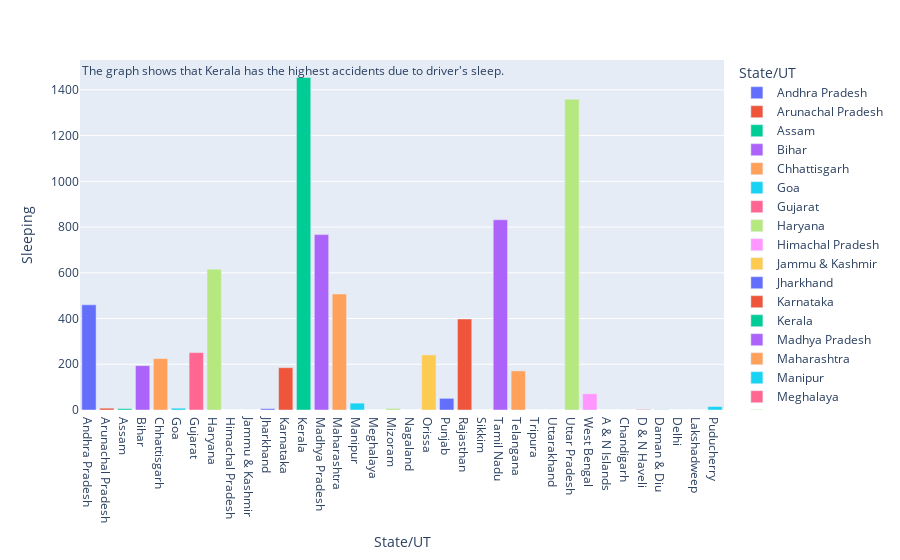

Notebook cell for this chart:
### Code cell
# state wise sleeping in violin plot
fig = px.bar(driver_response, y="Sleeping", x="State/UT", color="State/UT",hover_data=driver_response.columns)
conclusion = "The graph shows that Kerala has the highest accidents due to driver's sleep."
fig.add_annotation(text=conclusion, xref='paper', yref='paper', x=0, y=1, showarrow=False, font=dict(size=12))
fig.show()

### Figure 1 — Plotly figure (JSON) as saved in the notebook; plotly's stock layout.template omitted (floating-point values rounded to 4 significant figures)
{"data": [{"alignmentgroup": "True", "customdata": [["south", 2, 1531, 722, 653, 30033, 1335, 69, 4806]], "hovertemplate": "State/UT=%{x}<br>Sleeping=%{y}<br>GEO_Region=%{customdata[0]}<br>R_ID=%{customdata[1]}<br>Overtake=%{customdata[2]}<br>AiIntake=%{customdata[3]}<br>LaneJump=%{customdata[4]}<br>Speeding=%{customdata[5]}<br>WrongSide=%{customdata[6]}<br>SignalAvoid=%{customdata[7]}<br>Others=%{customdata[8]}<extra></extra>", "legendgroup": "Andhra Pradesh", "marker": {"color": "#636efa", "pattern": {"shape": ""}}, "name": "Andhra Pradesh", "offsetgroup": "Andhra Pradesh", "orientation": "v", "showlegend": true, "textposition": "auto", "type": "bar", "x": ["Andhra Pradesh"], "xaxis": "x", "y": [460], "yaxis": "y"}, {"alignmentgroup": "True", "customdata": [["northeast", 5, 8, 26, 11, 61, 7, 0, 40]], "hovertemplate": "State/UT=%{x}<br>Sleeping=%{y}<br>GEO_Region=%{customdata[0]}<br>R_ID=%{customdata[1]}<br>Overtake=%{customdata[2]}<br>AiIntake=%{customdata[3]}<br>LaneJump=%{customdata[4]}<br>Speeding=%{customdata[5]}<br>WrongSide=%{customdata[6]}<br>SignalAvoid=%{customdata[7]}<br>Others=%{customdata[8]}<extra></extra>", "legendgroup": "Arunachal Pradesh", "marker": {"color": "#EF553B", "pattern": {"shape": ""}}, "name": "Arunachal Pradesh", "offsetgroup": "Arunachal Pradesh", "orientation": "v", "showlegend": true, "textposition": "auto", "type": "bar", "x": ["Arunachal Pradesh"], "xaxis": "x", "y": [8], "yaxis": "y"}, {"alignmentgroup": "True", "customdata": [["northeast", 5, 500, 965, 260, 8116, 490, 71, 1501]], "hovertemplate": "State/UT=%{x}<br>Sleeping=%{y}<br>GEO_Region=%{customdata[0]}<br>R_ID=%{customdata[1]}<br>Overtake=%{customdata[2]}<br>AiIntake=%{customdata[3]}<br>LaneJump=%{customdata[4]}<br>Speeding=%{customdata[5]}<br>WrongSide=%{customdata[6]}<br>SignalAvoid=%{customdata[7]}<br>Others=%{customdata[8]}<extra></extra>", "legendgroup": "Assam", "marker": {"color": "#00cc96", "pattern": {"shape": ""}}, "name": "Assam", "offsetgroup": "Assam", "orientation": "v", "showlegend": true, "textposition": "auto", "type": "bar", "x": ["Assam"], "xaxis": "x", "y": [6], "yaxis": "y"}, {"alignmentgroup": "True", "customdata": [["north", 1, 851, 2273, 392, 3819, 766, 15, 1051]], "hovertemplate": "State/UT=%{x}<br>Sleeping=%{y}<br>GEO_Region=%{customdata[0]}<br>R_ID=%{customdata[1]}<br>Overtake=%{customdata[2]}<br>AiIntake=%{customdata[3]}<br>LaneJump=%{customdata[4]}<br>Speeding=%{customdata[5]}<br>WrongSide=%{customdata[6]}<br>SignalAvoid=%{customdata[7]}<br>Others=%{customdata[8]}<extra></extra>", "legendgroup": "Bihar", "marker": {"color": "#ab63fa", "pattern": {"shape": ""}}, "name": "Bihar", "offsetgroup": "Bihar", "orientation": "v", "showlegend": true, "textposition": "auto", "type": "bar", "x": ["Bihar"], "xaxis": "x", "y": [194], "yaxis": "y"}, {"alignmentgroup": "True", "customdata": [["centre", 9, 655, 480, 488, 13380, 676, 72, 1473]], "hovertemplate": "State/UT=%{x}<br>Sleeping=%{y}<br>GEO_Region=%{customdata[0]}<br>R_ID=%{customdata[1]}<br>Overtake=%{customdata[2]}<br>AiIntake=%{customdata[3]}<br>LaneJump=%{customdata[4]}<br>Speeding=%{customdata[5]}<br>WrongSide=%{customdata[6]}<br>SignalAvoid=%{customdata[7]}<br>Others=%{customdata[8]}<extra></extra>", "legendgroup": "Chhattisgarh", "marker": {"color": "#FFA15A", "pattern": {"shape": ""}}, "name": "Chhattisgarh", "offsetgroup": "Chhattisgarh", "orientation": "v", "showlegend": true, "textposition": "auto", "type": "bar", "x": ["Chhattisgarh"], "xaxis": "x", "y": [225], "yaxis": "y"}, {"alignmentgroup": "True", "customdata": [["west", 4, 113, 12, 8, 7031, 80, 0, 406]], "hovertemplate": "State/UT=%{x}<br>Sleeping=%{y}<br>GEO_Region=%{customdata[0]}<br>R_ID=%{customdata[1]}<br>Overtake=%{customdata[2]}<br>AiIntake=%{customdata[3]}<br>LaneJump=%{customdata[4]}<br>Speeding=%{customdata[5]}<br>WrongSide=%{customdata[6]}<br>SignalAvoid=%{customdata[7]}<br>Others=%{customdata[8]}<extra></extra>", "legendgroup": "Goa", "marker": {"color": "#19d3f3", "pattern": {"shape": ""}}, "name": "Goa", "offsetgroup": "Goa", "orientation": "v", "showlegend": true, "textposition": "auto", "type": "bar", "x": ["Goa"], "xaxis": "x", "y": [8], "yaxis": "y"}, {"alignmentgroup": "True", "customdata": [["west", 4, 1657, 106, 1032, 27066, 1127, 312, 1187]], "hovertemplate": "State/UT=%{x}<br>Sleeping=%{y}<br>GEO_Region=%{customdata[0]}<br>R_ID=%{customdata[1]}<br>Overtake=%{customdata[2]}<br>AiIntake=%{customdata[3]}<br>LaneJump=%{customdata[4]}<br>Speeding=%{customdata[5]}<br>WrongSide=%{customdata[6]}<br>SignalAvoid=%{customdata[7]}<br>Others=%{customdata[8]}<extra></extra>", "legendgroup": "Gujarat", "marker": {"color": "#FF6692", "pattern": {"shape": ""}}, "name": "Gujarat", "offsetgroup": "Gujarat", "orientation": "v", "showlegend": true, "textposition": "auto", "type": "bar", "x": ["Gujarat"], "xaxis": "x", "y": [251], "yaxis": "y"}, {"alignmentgroup": "True", "customdata": [["north", 1, 1340, 1624, 869, 6529, 1306, 685, 1502]], "hovertemplate": "State/UT=%{x}<br>Sleeping=%{y}<br>GEO_Region=%{customdata[0]}<br>R_ID=%{customdata[1]}<br>Overtake=%{customdata[2]}<br>AiIntake=%{customdata[3]}<br>LaneJump=%{customdata[4]}<br>Speeding=%{customdata[5]}<br>WrongSide=%{customdata[6]}<br>SignalAvoid=%{customdata[7]}<br>Others=%{customdata[8]}<extra></extra>", "legendgroup": "Haryana", "marker": {"color": "#B6E880", "pattern": {"shape": ""}}, "name": "Haryana", "offsetgroup": "Haryana", "orientation": "v", "showlegend": true, "textposition": "auto", "type": "bar", "x": ["Haryana"], "xaxis": "x", "y": [616], "yaxis": "y"}, {"alignmentgroup": "True", "customdata": [["north", 1, 216, 146, 88, 3279, 64, 0, 1392]], "hovertemplate": "State/UT=%{x}<br>Sleeping=%{y}<br>GEO_Region=%{customdata[0]}<br>R_ID=%{customdata[1]}<br>Overtake=%{customdata[2]}<br>AiIntake=%{customdata[3]}<br>LaneJump=%{customdata[4]}<br>Speeding=%{customdata[5]}<br>WrongSide=%{customdata[6]}<br>SignalAvoid=%{customdata[7]}<br>Others=%{customdata[8]}<extra></extra>", "legendgroup": "Himachal Pradesh", "marker": {"color": "#FF97FF", "pattern": {"shape": ""}}, "name": "Himachal Pradesh", "offsetgroup": "Himachal Pradesh", "orientation": "v", "showlegend": true, "textposition": "auto", "type": "bar", "x": ["Himachal Pradesh"], "xaxis": "x", "y": [0], "yaxis": "y"}, {"alignmentgroup": "True", "customdata": [["north", 1, 85, 435, 31, 5287, 72, 0, 948]], "hovertemplate": "State/UT=%{x}<br>Sleeping=%{y}<br>GEO_Region=%{customdata[0]}<br>R_ID=%{customdata[1]}<br>Overtake=%{customdata[2]}<br>AiIntake=%{customdata[3]}<br>LaneJump=%{customdata[4]}<br>Speeding=%{customdata[5]}<br>WrongSide=%{customdata[6]}<br>SignalAvoid=%{customdata[7]}<br>Others=%{customdata[8]}<extra></extra>", "legendgroup": "Jammu & Kashmir", "marker": {"color": "#FECB52", "pattern": {"shape": ""}}, "name": "Jammu & Kashmir", "offsetgroup": "Jammu & Kashmir", "orientation": "v", "showlegend": true, "textposition": "auto", "type": "bar", "x": ["Jammu & Kashmir"], "xaxis": "x", "y": [0], "yaxis": "y"}, {"alignmentgroup": "True", "customdata": [["centre", 9, 223, 1154, 259, 2279, 390, 38, 25]], "hovertemplate": "State/UT=%{x}<br>Sleeping=%{y}<br>GEO_Region=%{customdata[0]}<br>R_ID=%{customdata[1]}<br>Overtake=%{customdata[2]}<br>AiIntake=%{customdata[3]}<br>LaneJump=%{customdata[4]}<br>Speeding=%{customdata[5]}<br>WrongSide=%{customdata[6]}<br>SignalAvoid=%{customdata[7]}<br>Others=%{customdata[8]}<extra></extra>", "legendgroup": "Jharkhand", "marker": {"color": "#636efa", "pattern": {"shape": ""}}, "name": "Jharkhand", "offsetgroup": "Jharkhand", "orientation": "v", "showlegend": true, "textposition": "auto", "type": "bar", "x": ["Jharkhand"], "xaxis": "x", "y": [6], "yaxis": "y"}, {"alignmentgroup": "True", "customdata": [["south", 2, 1963, 2603, 747, 54876, 1777, 327, 9655]], "hovertemplate": "State/UT=%{x}<br>Sleeping=%{y}<br>GEO_Region=%{customdata[0]}<br>R_ID=%{customdata[1]}<br>Overtake=%{customdata[2]}<br>AiIntake=%{customdata[3]}<br>LaneJump=%{customdata[4]}<br>Speeding=%{customdata[5]}<br>WrongSide=%{customdata[6]}<br>SignalAvoid=%{customdata[7]}<br>Others=%{customdata[8]}<extra></extra>", "legendgroup": "Karnataka", "marker": {"color": "#EF553B", "pattern": {"shape": ""}}, "name": "Karnataka", "offsetgroup": "Karnataka", "orientation": "v", "showlegend": true, "textposition": "auto", "type": "bar", "x": ["Karnataka"], "xaxis": "x", "y": [185], "yaxis": "y"}, {"alignmentgroup": "True", "customdata": [["south", 2, 3392, 168, 1299, 54673, 2392, 498, 136]], "hovertemplate": "State/UT=%{x}<br>Sleeping=%{y}<br>GEO_Region=%{customdata[0]}<br>R_ID=%{customdata[1]}<br>Overtake=%{customdata[2]}<br>AiIntake=%{customdata[3]}<br>LaneJump=%{customdata[4]}<br>Speeding=%{customdata[5]}<br>WrongSide=%{customdata[6]}<br>SignalAvoid=%{customdata[7]}<br>Others=%{customdata[8]}<extra></extra>", "legendgroup": "Kerala", "marker": {"color": "#00cc96", "pattern": {"shape": ""}}, "name": "Kerala", "offsetgroup": "Kerala", "orientation": "v", "showlegend": true, "textposition": "auto", "type": "bar", "x": ["Kerala"], "xaxis": "x", "y": [1454], "yaxis": "y"}, {"alignmentgroup": "True", "customdata": [["centre", 9, 5256, 6623, 2183, 48984, 2232, 500, 8719]], "hovertemplate": "State/UT=%{x}<br>Sleeping=%{y}<br>GEO_Region=%{customdata[0]}<br>R_ID=%{customdata[1]}<br>Overtake=%{customdata[2]}<br>AiIntake=%{customdata[3]}<br>LaneJump=%{customdata[4]}<br>Speeding=%{customdata[5]}<br>WrongSide=%{customdata[6]}<br>SignalAvoid=%{customdata[7]}<br>Others=%{customdata[8]}<extra></extra>", "legendgroup": "Madhya Pradesh", "marker": {"color": "#ab63fa", "pattern": {"shape": ""}}, "name": "Madhya Pradesh", "offsetgroup": "Madhya Pradesh", "orientation": "v", "showlegend": true, "textposition": "auto", "type": "bar", "x": ["Madhya Pradesh"], "xaxis": "x", "y": [767], "yaxis": "y"}, {"alignmentgroup": "True", "customdata": [["west", 4, 3570, 1477, 1662, 53433, 2718, 106, 9420]], "hovertemplate": "State/UT=%{x}<br>Sleeping=%{y}<br>GEO_Region=%{customdata[0]}<br>R_ID=%{customdata[1]}<br>Overtake=%{customdata[2]}<br>AiIntake=%{customdata[3]}<br>LaneJump=%{customdata[4]}<br>Speeding=%{customdata[5]}<br>WrongSide=%{customdata[6]}<br>SignalAvoid=%{customdata[7]}<br>Others=%{customdata[8]}<extra></extra>", "legendgroup": "Maharashtra", "marker": {"color": "#FFA15A", "pattern": {"shape": ""}}, "name": "Maharashtra", "offsetgroup": "Maharashtra", "orientation": "v", "showlegend": true, "textposition": "auto", "type": "bar", "x": ["Maharashtra"], "xaxis": "x", "y": [507], "yaxis": "y"}, {"alignmentgroup": "True", "customdata": [["northeast", 5, 46, 71, 0, 57, 39, 0, 66]], "hovertemplate": "State/UT=%{x}<br>Sleeping=%{y}<br>GEO_Region=%{customdata[0]}<br>R_ID=%{customdata[1]}<br>Overtake=%{customdata[2]}<br>AiIntake=%{customdata[3]}<br>LaneJump=%{customdata[4]}<br>Speeding=%{customdata[5]}<br>WrongSide=%{customdata[6]}<br>SignalAvoid=%{customdata[7]}<br>Others=%{customdata[8]}<extra></extra>", "legendgroup": "Manipur", "marker": {"color": "#19d3f3", "pattern": {"shape": ""}}, "name": "Manipur", "offsetgroup": "Manipur", "orientation": "v", "showlegend": true, "textposition": "auto", "type": "bar", "x": ["Manipur"], "xaxis": "x", "y": [30], "yaxis": "y"}, {"alignmentgroup": "True", "customdata": [["northeast", 5, 0, 60, 0, 186, 0, 0, 0]], "hovertemplate": "State/UT=%{x}<br>Sleeping=%{y}<br>GEO_Region=%{customdata[0]}<br>R_ID=%{customdata[1]}<br>Overtake=%{customdata[2]}<br>AiIntake=%{customdata[3]}<br>LaneJump=%{customdata[4]}<br>Speeding=%{customdata[5]}<br>WrongSide=%{customdata[6]}<br>SignalAvoid=%{customdata[7]}<br>Others=%{customdata[8]}<extra></extra>", "legendgroup": "Meghalaya", "marker": {"color": "#FF6692", "pattern": {"shape": ""}}, "name": "Meghalaya", "offsetgroup": "Meghalaya", "orientation": "v", "showlegend": true, "textposition": "auto", "type": "bar", "x": ["Meghalaya"], "xaxis": "x", "y": [0], "yaxis": "y"}, {"alignmentgroup": "True", "customdata": [["east", 3, 30, 43, 0, 62, 3, 0, 39]], "hovertemplate": "State/UT=%{x}<br>Sleeping=%{y}<br>GEO_Region=%{customdata[0]}<br>R_ID=%{customdata[1]}<br>Overtake=%{customdata[2]}<br>AiIntake=%{customdata[3]}<br>LaneJump=%{customdata[4]}<br>Speeding=%{customdata[5]}<br>WrongSide=%{customdata[6]}<br>SignalAvoid=%{customdata[7]}<br>Others=%{customdata[8]}<extra></extra>", "legendgroup": "Mizoram", "marker": {"color": "#B6E880", "pattern": {"shape": ""}}, "name": "Mizoram", "offsetgroup": "Mizoram", "orientation": "v", "showlegend": true, "textposition": "auto", "type": "bar", "x": ["Mizoram"], "xaxis": "x", "y": [7], "yaxis": "y"}, {"alignmentgroup": "True", "customdata": [["northeast", 5, 0, 104, 0, 62, 26, 0, 70]], "hovertemplate": "State/UT=%{x}<br>Sleeping=%{y}<br>GEO_Region=%{customdata[0]}<br>R_ID=%{customdata[1]}<br>Overtake=%{customdata[2]}<br>AiIntake=%{customdata[3]}<br>LaneJump=%{customdata[4]}<br>Speeding=%{customdata[5]}<br>WrongSide=%{customdata[6]}<br>SignalAvoid=%{customdata[7]}<br>Others=%{customdata[8]}<extra></extra>", "legendgroup": "Nagaland", "marker": {"color": "#FF97FF", "pattern": {"shape": ""}}, "name": "Nagaland", "offsetgroup": "Nagaland", "orientation": "v", "showlegend": true, "textposition": "auto", "type": "bar", "x": ["Nagaland"], "xaxis": "x", "y": [0], "yaxis": "y"}, {"alignmentgroup": "True", "customdata": [["centre", 9, 1530, 1892, 474, 8683, 1084, 189, 1701]], "hovertemplate": "State/UT=%{x}<br>Sleeping=%{y}<br>GEO_Region=%{customdata[0]}<br>R_ID=%{customdata[1]}<br>Overtake=%{customdata[2]}<br>AiIntake=%{customdata[3]}<br>LaneJump=%{customdata[4]}<br>Speeding=%{customdata[5]}<br>WrongSide=%{customdata[6]}<br>SignalAvoid=%{customdata[7]}<br>Others=%{customdata[8]}<extra></extra>", "legendgroup": "Orissa", "marker": {"color": "#FECB52", "pattern": {"shape": ""}}, "name": "Orissa", "offsetgroup": "Orissa", "orientation": "v", "showlegend": true, "textposition": "auto", "type": "bar", "x": ["Orissa"], "xaxis": "x", "y": [241], "yaxis": "y"}, {"alignmentgroup": "True", "customdata": [["north", 1, 645, 759, 405, 4770, 639, 197, 651]], "hovertemplate": "State/UT=%{x}<br>Sleeping=%{y}<br>GEO_Region=%{customdata[0]}<br>R_ID=%{customdata[1]}<br>Overtake=%{customdata[2]}<br>AiIntake=%{customdata[3]}<br>LaneJump=%{customdata[4]}<br>Speeding=%{customdata[5]}<br>WrongSide=%{customdata[6]}<br>SignalAvoid=%{customdata[7]}<br>Others=%{customdata[8]}<extra></extra>", "legendgroup": "Punjab", "marker": {"color": "#636efa", "pattern": {"shape": ""}}, "name": "Punjab", "offsetgroup": "Punjab", "orientation": "v", "showlegend": true, "textposition": "auto", "type": "bar", "x": ["Punjab"], "xaxis": "x", "y": [51], "yaxis": "y"}, {"alignmentgroup": "True", "customdata": [["northwest", 6, 1447, 1588, 1374, 24753, 1637, 2, 6815]], "hovertemplate": "State/UT=%{x}<br>Sleeping=%{y}<br>GEO_Region=%{customdata[0]}<br>R_ID=%{customdata[1]}<br>Overtake=%{customdata[2]}<br>AiIntake=%{customdata[3]}<br>LaneJump=%{customdata[4]}<br>Speeding=%{customdata[5]}<br>WrongSide=%{customdata[6]}<br>SignalAvoid=%{customdata[7]}<br>Others=%{customdata[8]}<extra></extra>", "legendgroup": "Rajasthan", "marker": {"color": "#EF553B", "pattern": {"shape": ""}}, "name": "Rajasthan", "offsetgroup": "Rajasthan", "orientation": "v", "showlegend": true, "textposition": "auto", "type": "bar", "x": ["Rajasthan"], "xaxis": "x", "y": [398], "yaxis": "y"}, {"alignmentgroup": "True", "customdata": [["northeast", 5, 17, 20, 0, 73, 20, 0, 51]], "hovertemplate": "State/UT=%{x}<br>Sleeping=%{y}<br>GEO_Region=%{customdata[0]}<br>R_ID=%{customdata[1]}<br>Overtake=%{customdata[2]}<br>AiIntake=%{customdata[3]}<br>LaneJump=%{customdata[4]}<br>Speeding=%{customdata[5]}<br>WrongSide=%{customdata[6]}<br>SignalAvoid=%{customdata[7]}<br>Others=%{customdata[8]}<extra></extra>", "legendgroup": "Sikkim", "marker": {"color": "#00cc96", "pattern": {"shape": ""}}, "name": "Sikkim", "offsetgroup": "Sikkim", "orientation": "v", "showlegend": true, "textposition": "auto", "type": "bar", "x": ["Sikkim"], "xaxis": "x", "y": [0], "yaxis": "y"}, {"alignmentgroup": "True", "customdata": [["south", 2, 9326, 1947, 4236, 75859, 4738, 1455, 11740]], "hovertemplate": "State/UT=%{x}<br>Sleeping=%{y}<br>GEO_Region=%{customdata[0]}<br>R_ID=%{customdata[1]}<br>Overtake=%{customdata[2]}<br>AiIntake=%{customdata[3]}<br>LaneJump=%{customdata[4]}<br>Speeding=%{customdata[5]}<br>WrongSide=%{customdata[6]}<br>SignalAvoid=%{customdata[7]}<br>Others=%{customdata[8]}<extra></extra>", "legendgroup": "Tamil Nadu", "marker": {"color": "#ab63fa", "pattern": {"shape": ""}}, "name": "Tamil Nadu", "offsetgroup": "Tamil Nadu", "orientation": "v", "showlegend": true, "textposition": "auto", "type": "bar", "x": ["Tamil Nadu"], "xaxis": "x", "y": [832], "yaxis": "y"}, {"alignmentgroup": "True", "customdata": [["centre", 9, 1065, 1170, 269, 19881, 726, 74, 5366]], "hovertemplate": "State/UT=%{x}<br>Sleeping=%{y}<br>GEO_Region=%{customdata[0]}<br>R_ID=%{customdata[1]}<br>Overtake=%{customdata[2]}<br>AiIntake=%{customdata[3]}<br>LaneJump=%{customdata[4]}<br>Speeding=%{customdata[5]}<br>WrongSide=%{customdata[6]}<br>SignalAvoid=%{customdata[7]}<br>Others=%{customdata[8]}<extra></extra>", "legendgroup": "Telangana", "marker": {"color": "#FFA15A", "pattern": {"shape": ""}}, "name": "Telangana", "offsetgroup": "Telangana", "orientation": "v", "showlegend": true, "textposition": "auto", "type": "bar", "x": ["Telangana"], "xaxis": "x", "y": [171], "yaxis": "y"}, {"alignmentgroup": "True", "customdata": [["east", 3, 56, 17, 7, 912, 44, 1, 28]], "hovertemplate": "State/UT=%{x}<br>Sleeping=%{y}<br>GEO_Region=%{customdata[0]}<br>R_ID=%{customdata[1]}<br>Overtake=%{customdata[2]}<br>AiIntake=%{customdata[3]}<br>LaneJump=%{customdata[4]}<br>Speeding=%{customdata[5]}<br>WrongSide=%{customdata[6]}<br>SignalAvoid=%{customdata[7]}<br>Others=%{customdata[8]}<extra></extra>", "legendgroup": "Tripura", "marker": {"color": "#19d3f3", "pattern": {"shape": ""}}, "name": "Tripura", "offsetgroup": "Tripura", "orientation": "v", "showlegend": true, "textposition": "auto", "type": "bar", "x": ["Tripura"], "xaxis": "x", "y": [0], "yaxis": "y"}, {"alignmentgroup": "True", "customdata": [["north", 1, 147, 548, 69, 830, 204, 7, 142]], "hovertemplate": "State/UT=%{x}<br>Sleeping=%{y}<br>GEO_Region=%{customdata[0]}<br>R_ID=%{customdata[1]}<br>Overtake=%{customdata[2]}<br>AiIntake=%{customdata[3]}<br>LaneJump=%{customdata[4]}<br>Speeding=%{customdata[5]}<br>WrongSide=%{customdata[6]}<br>SignalAvoid=%{customdata[7]}<br>Others=%{customdata[8]}<extra></extra>", "legendgroup": "Uttarakhand", "marker": {"color": "#FF6692", "pattern": {"shape": ""}}, "name": "Uttarakhand", "offsetgroup": "Uttarakhand", "orientation": "v", "showlegend": true, "textposition": "auto", "type": "bar", "x": ["Uttarakhand"], "xaxis": "x", "y": [0], "yaxis": "y"}, {"alignmentgroup": "True", "customdata": [["north", 1, 4329, 5865, 1485, 12745, 3323, 747, 6008]], "hovertemplate": "State/UT=%{x}<br>Sleeping=%{y}<br>GEO_Region=%{customdata[0]}<br>R_ID=%{customdata[1]}<br>Overtake=%{customdata[2]}<br>AiIntake=%{customdata[3]}<br>LaneJump=%{customdata[4]}<br>Speeding=%{customdata[5]}<br>WrongSide=%{customdata[6]}<br>SignalAvoid=%{customdata[7]}<br>Others=%{customdata[8]}<extra></extra>", "legendgroup": "Uttar Pradesh", "marker": {"color": "#B6E880", "pattern": {"shape": ""}}, "name": "Uttar Pradesh", "offsetgroup": "Uttar Pradesh", "orientation": "v", "showlegend": true, "textposition": "auto", "type": "bar", "x": ["Uttar Pradesh"], "xaxis": "x", "y": [1359], "yaxis": "y"}, {"alignmentgroup": "True", "customdata": [["east", 3, 379, 462, 232, 4812, 298, 196, 8271]], "hovertemplate": "State/UT=%{x}<br>Sleeping=%{y}<br>GEO_Region=%{customdata[0]}<br>R_ID=%{customdata[1]}<br>Overtake=%{customdata[2]}<br>AiIntake=%{customdata[3]}<br>LaneJump=%{customdata[4]}<br>Speeding=%{customdata[5]}<br>WrongSide=%{customdata[6]}<br>SignalAvoid=%{customdata[7]}<br>Others=%{customdata[8]}<extra></extra>", "legendgroup": "West Bengal", "marker": {"color": "#FF97FF", "pattern": {"shape": ""}}, "name": "West Bengal", "offsetgroup": "West Bengal", "orientation": "v", "showlegend": true, "textposition": "auto", "type": "bar", "x": ["West Bengal"], "xaxis": "x", "y": [71], "yaxis": "y"}, {"alignmentgroup": "True", "customdata": [["southeast", 7, 22, 52, 20, 218, 42, 2, 39]], "hovertemplate": "State/UT=%{x}<br>Sleeping=%{y}<br>GEO_Region=%{customdata[0]}<br>R_ID=%{customdata[1]}<br>Overtake=%{customdata[2]}<br>AiIntake=%{customdata[3]}<br>LaneJump=%{customdata[4]}<br>Speeding=%{customdata[5]}<br>WrongSide=%{customdata[6]}<br>SignalAvoid=%{customdata[7]}<br>Others=%{customdata[8]}<extra></extra>", "legendgroup": "A & N Islands", "marker": {"color": "#FECB52", "pattern": {"shape": ""}}, "name": "A & N Islands", "offsetgroup": "A & N Islands", "orientation": "v", "showlegend": true, "textposition": "auto", "type": "bar", "x": ["A & N Islands"], "xaxis": "x", "y": [0], "yaxis": "y"}, {"alignmentgroup": "True", "customdata": [["north", 1, 83, 20, 30, 540, 34, 10, 14]], "hovertemplate": "State/UT=%{x}<br>Sleeping=%{y}<br>GEO_Region=%{customdata[0]}<br>R_ID=%{customdata[1]}<br>Overtake=%{customdata[2]}<br>AiIntake=%{customdata[3]}<br>LaneJump=%{customdata[4]}<br>Speeding=%{customdata[5]}<br>WrongSide=%{customdata[6]}<br>SignalAvoid=%{customdata[7]}<br>Others=%{customdata[8]}<extra></extra>", "legendgroup": "Chandigarh", "marker": {"color": "#636efa", "pattern": {"shape": ""}}, "name": "Chandigarh", "offsetgroup": "Chandigarh", "orientation": "v", "showlegend": true, "textposition": "auto", "type": "bar", "x": ["Chandigarh"], "xaxis": "x", "y": [0], "yaxis": "y"}, {"alignmentgroup": "True", "customdata": [["west", 4, 5, 1, 0, 29, 5, 0, 69]], "hovertemplate": "State/UT=%{x}<br>Sleeping=%{y}<br>GEO_Region=%{customdata[0]}<br>R_ID=%{customdata[1]}<br>Overtake=%{customdata[2]}<br>AiIntake=%{customdata[3]}<br>LaneJump=%{customdata[4]}<br>Speeding=%{customdata[5]}<br>WrongSide=%{customdata[6]}<br>SignalAvoid=%{customdata[7]}<br>Others=%{customdata[8]}<extra></extra>", "legendgroup": "D & N Haveli", "marker": {"color": "#EF553B", "pattern": {"shape": ""}}, "name": "D & N Haveli", "offsetgroup": "D & N Haveli", "orientation": "v", "showlegend": true, "textposition": "auto", "type": "bar", "x": ["D & N Haveli"], "xaxis": "x", "y": [2], "yaxis": "y"}, {"alignmentgroup": "True", "customdata": [["west", 4, 4, 7, 2, 50, 3, 0, 37]], "hovertemplate": "State/UT=%{x}<br>Sleeping=%{y}<br>GEO_Region=%{customdata[0]}<br>R_ID=%{customdata[1]}<br>Overtake=%{customdata[2]}<br>AiIntake=%{customdata[3]}<br>LaneJump=%{customdata[4]}<br>Speeding=%{customdata[5]}<br>WrongSide=%{customdata[6]}<br>SignalAvoid=%{customdata[7]}<br>Others=%{customdata[8]}<extra></extra>", "legendgroup": "Daman & Diu", "marker": {"color": "#00cc96", "pattern": {"shape": ""}}, "name": "Daman & Diu", "offsetgroup": "Daman & Diu", "orientation": "v", "showlegend": true, "textposition": "auto", "type": "bar", "x": ["Daman & Diu"], "xaxis": "x", "y": [1], "yaxis": "y"}, {"alignmentgroup": "True", "customdata": [["north", 1, 211, 215, 129, 7647.0, 131, 229, 2838]], "hovertemplate": "State/UT=%{x}<br>Sleeping=%{y}<br>GEO_Region=%{customdata[0]}<br>R_ID=%{customdata[1]}<br>Overtake=%{customdata[2]}<br>AiIntake=%{customdata[3]}<br>LaneJump=%{customdata[4]}<br>Speeding=%{customdata[5]}<br>WrongSide=%{customdata[6]}<br>SignalAvoid=%{customdata[7]}<br>Others=%{customdata[8]}<extra></extra>", "legendgroup": "Delhi", "marker": {"color": "#ab63fa", "pattern": {"shape": ""}}, "name": "Delhi", "offsetgroup": "Delhi", "orientation": "v", "showlegend": true, "textposition": "auto", "type": "bar", "x": ["Delhi"], "xaxis": "x", "y": [0], "yaxis": "y"}, {"alignmentgroup": "True", "customdata": [["southwest", 8, 0, 0, 0, 1, 0, 0, 0]], "hovertemplate": "State/UT=%{x}<br>Sleeping=%{y}<br>GEO_Region=%{customdata[0]}<br>R_ID=%{customdata[1]}<br>Overtake=%{customdata[2]}<br>AiIntake=%{customdata[3]}<br>LaneJump=%{customdata[4]}<br>Speeding=%{customdata[5]}<br>WrongSide=%{customdata[6]}<br>SignalAvoid=%{customdata[7]}<br>Others=%{customdata[8]}<extra></extra>", "legendgroup": "Lakshadweep", "marker": {"color": "#FFA15A", "pattern": {"shape": ""}}, "name": "Lakshadweep", "offsetgroup": "Lakshadweep", "orientation": "v", "showlegend": true, "textposition": "auto", "type": "bar", "x": ["Lakshadweep"], "xaxis": "x", "y": [0], "yaxis": "y"}, {"alignmentgroup": "True", "customdata": [["south", 2, 207, 155, 0, 1547, 98, 21, 610]], "hovertemplate": "State/UT=%{x}<br>Sleeping=%{y}<br>GEO_Region=%{customdata[0]}<br>R_ID=%{customdata[1]}<br>Overtake=%{customdata[2]}<br>AiIntake=%{customdata[3]}<br>LaneJump=%{customdata[4]}<br>Speeding=%{customdata[5]}<br>WrongSide=%{customdata[6]}<br>SignalAvoid=%{customdata[7]}<br>Others=%{customdata[8]}<extra></extra>", "legendgroup": "Puducherry", "marker": {"color": "#19d3f3", "pattern": {"shape": ""}}, "name": "Puducherry", "offsetgroup": "Puducherry", "orientation": "v", "showlegend": true, "textposition": "auto", "type": "bar", "x": ["Puducherry"], "xaxis": "x", "y": [15], "yaxis": "y"}], "layout": {"annotations": [{"font": {"size": 12}, "showarrow": false, "text": "The graph shows that Kerala has the highest accidents due to driver's sleep.", "x": 0, "xref": "paper", "y": 1, "yref": "paper"}], "barmode": "relative", "legend": {"title": {"text": "State/UT"}, "tracegroupgap": 0}, "margin": {"t": 60}, "xaxis": {"anchor": "y", "categoryarray": ["Andhra Pradesh", "Arunachal Pradesh", "Assam", "Bihar", "Chhattisgarh", "Goa", "Gujarat", "Haryana", "Himachal Pradesh", "Jammu & Kashmir", "Jharkhand", "Karnataka", "Kerala", "Madhya Pradesh", "Maharashtra", "Manipur", "Meghalaya", "Mizoram", "Nagaland", "Orissa", "Punjab", "Rajasthan", "Sikkim", "Tamil Nadu", "Telangana", "Tripura", "Uttarakhand", "Uttar Pradesh", "West Bengal", "A & N Islands", "Chandigarh", "D & N Haveli", "Daman & Diu", "Delhi", "Lakshadweep", "Puducherry"], "categoryorder": "array", "domain": [0, 1], "title": {"text": "State/UT"}}, "yaxis": {"anchor": "x", "domain": [0, 1], "title": {"text": "Sleeping"}}}}
